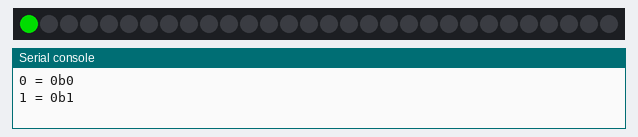
Bench run of a program on a simulated Raspberry Pi Pico running MicroPython. Shown: 30 RGB LEDs in strip order, left to right, the last lines printed to the serial console. Dim RGB values are drawn brighter than linear.

Above: at 1.1 s.
At 30.1 s:
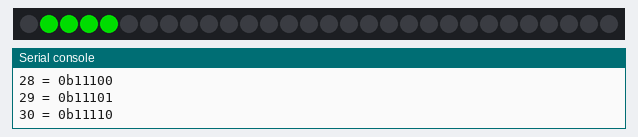

The program:

42-binary-counter.py
```python
# Count up in binary, using the first 5 pixels as bits.
from machine import Pin
from neopixel import NeoPixel
from utime import sleep
import config

strip = NeoPixel(Pin(config.NEOPIXEL_PIN), config.NUMBER_PIXELS)

NUM_BITS = 5    # 5 bits can count from 0 to 31
ON_COLOR = (0, 150, 0)
OFF_COLOR = (0, 0, 0)


def show_binary(n):
    for bit in range(NUM_BITS):
        # (1 << bit) makes a mask like 00001, 00010, 00100...
        # n & mask checks if that one bit is a 1 or a 0
        if n & (1 << bit):
            strip[bit] = ON_COLOR
        else:
            strip[bit] = OFF_COLOR
    strip.write()


count = 0
while True:
    show_binary(count)
    print(count, "=", bin(count))
    sleep(1)
    count = (count + 1) % (2 ** NUM_BITS)   # wrap back to 0 after 31
```

config.py
```python
# Moving Rainbow Configuration file
# Filename: 01-config.py
# This file contains the hardware configuration for your kit
# This file can be imported by each program
NEOPIXEL_PIN = 0
NUMBER_PIXELS = 30
BUTTON_PIN_1 = 15
BUTTON_PIN_2 = 14
```
